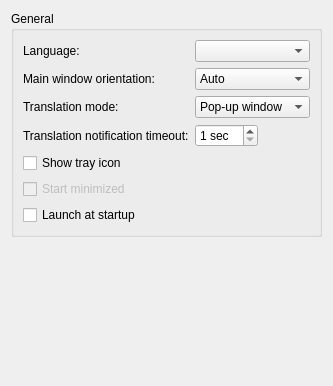
          <widget class="QWidget" name="generalPage">
           <layout class="QVBoxLayout" name="generalLayout">
            <item>
             <widget class="QGroupBox" name="generalGroupBox">
              <property name="title">
               <string>General</string>
              </property>
              <layout class="QFormLayout" name="formLayout">
               <item row="0" column="0">
                <widget class="QLabel" name="localeLabel">
                 <property name="sizePolicy">
                  <sizepolicy hsizetype="Minimum" vsizetype="Minimum">
                   <horstretch>0</horstretch>
                   <verstretch>0</verstretch>
                  </sizepolicy>
                 </property>
                 <property name="text">
                  <string>Language:</string>
                 </property>
                </widget>
               </item>
               <item row="0" column="1">
                <widget class="QComboBox" name="localeComboBox">
                 <property name="toolTip">
                  <string>&lt;html&gt;&lt;head/&gt;&lt;body&gt;&lt;p&gt;Interface language&lt;/p&gt;&lt;/body&gt;&lt;/html&gt;</string>
                 </property>
                </widget>
               </item>
               <item row="1" column="0">
                <widget class="QLabel" name="mainWindowOrientationLabel">
                 <property name="text">
                  <string>Main window orientation:</string>
                 </property>
                </widget>
               </item>
               <item row="1" column="1">
                <widget class="QComboBox" name="mainWindowOrientationComboBox">
                 <property name="toolTip">
                  <string>&lt;html&gt;&lt;head/&gt;&lt;body&gt;&lt;p&gt;Orientation of the main window layout&lt;br/&gt;When using &lt;span style=&quot; font-style:italic;&quot;&gt;Auto&lt;/span&gt;, the window orientation will match the screen orientation&lt;/p&gt;&lt;/body&gt;&lt;/html&gt;</string>
                 </property>
                 <item>
                  <property name="text">
                   <string extracomment="Orientation">Auto</string>
                  </property>
                 </item>
                 <item>
                  <property name="text">
                   <string extracomment="Orientation">Portrait</string>
                  </property>
                 </item>
                 <item>
                  <property name="text">
                   <string extracomment="Orientation">Landscape</string>
                  </property>
                 </item>
                </widget>
               </item>
               <item row="2" column="0">
                <widget class="QLabel" name="windowModeLabel">
                 <property name="text">
                  <string>Translation mode:</string>
                 </property>
                </widget>
               </item>
               <item row="2" column="1">
                <widget class="QComboBox" name="windowModeComboBox">
                 <property name="toolTip">
                  <string>&lt;html&gt;&lt;head/&gt;&lt;body&gt;&lt;p&gt;A window for translating selected text. If the application is minimized, the main window will always be used.&lt;/p&gt;&lt;/body&gt;&lt;/html&gt;</string>
                 </property>
                 <item>
                  <property name="text">
                   <string>Pop-up window</string>
                  </property>
                 </item>
                 <item>
                  <property name="text">
                   <string>Main window</string>
                  </property>
                 </item>
                 <item>
                  <property name="text">
                   <string>Notification</string>
                  </property>
                 </item>
                </widget>
               </item>
               <item row="3" column="0">
                <widget class="QLabel" name="translationNotificationTimeoutLabel">
                 <property name="text">
                  <string>Translation notification timeout:</string>
                 </property>
                </widget>
               </item>
               <item row="3" column="1">
                <widget class="QSpinBox" name="translationNotificationTimeoutSpinBox">
                 <property name="sizePolicy">
                  <sizepolicy hsizetype="Maximum" vsizetype="Fixed">
                   <horstretch>0</horstretch>
                   <verstretch>0</verstretch>
                  </sizepolicy>
                 </property>
                 <property name="toolTip">
                  <string>&lt;html&gt;&lt;head/&gt;&lt;body&gt;&lt;p&gt;Notification with translation display time&lt;/p&gt;&lt;/body&gt;&lt;/html&gt;</string>
                 </property>
                 <property name="suffix">
                  <string> sec</string>
                 </property>
                 <property name="minimum">
                  <number>1</number>
                 </property>
                 <property name="maximum">
                  <number>60</number>
                 </property>
                </widget>
               </item>
               <item row="4" column="0" colspan="2">
                <widget class="QCheckBox" name="showTrayIconCheckBox">
                 <property name="toolTip">
                  <string>&lt;html&gt;&lt;head/&gt;&lt;body&gt;&lt;p&gt;Display icon in the system tray&lt;/p&gt;&lt;/body&gt;&lt;/html&gt;</string>
                 </property>
                 <property name="text">
                  <string>Show tray icon</string>
                 </property>
                </widget>
               </item>
               <item row="5" column="0" colspan="2">
                <widget class="QCheckBox" name="startMinimizedCheckBox">
                 <property name="enabled">
                  <bool>false</bool>
                 </property>
                 <property name="toolTip">
                  <string>&lt;html&gt;&lt;head/&gt;&lt;body&gt;&lt;p&gt;Start application minimized to the system tray&lt;/p&gt;&lt;/body&gt;&lt;/html&gt;</string>
                 </property>
                 <property name="text">
                  <string>Start minimized</string>
                 </property>
                </widget>
               </item>
               <item row="6" column="0" colspan="2">
                <widget class="QCheckBox" name="autostartCheckBox">
                 <property name="toolTip">
                  <string>&lt;html&gt;&lt;head/&gt;&lt;body&gt;&lt;p&gt;Run the application at system startup&lt;/p&gt;&lt;/body&gt;&lt;/html&gt;</string>
                 </property>
                 <property name="text">
                  <string>Launch at startup</string>
                 </property>
                </widget>
               </item>
              </layout>
             </widget>
            </item>
            <item>
             <spacer name="generalPageSpacer">
              <property name="orientation">
               <enum>Qt::Vertical</enum>
              </property>
              <property name="sizeHint" stdset="0">
               <size>
                <width>20</width>
                <height>138</height>
               </size>
              </property>
             </spacer>
            </item>
           </layout>
          </widget>
